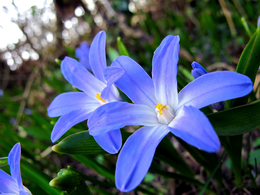
%> input picture Images/flower.png, 260 x 195 px, shrunk from 1024 x 768 before the run
$ octave Test.m   (GNU Octave 9; MATLAB toolbox functions it lacks are replaced by stand-ins)
%> lines starting %> are read from the running program, lines starting %| are printed output that depends on the picture
%> further down, Img is the input picture: size 195x260x3 uint8; mean R, G, B 79.6, 93, 110.5
### BLF_LS.m
%   Distribution code Version 1.0 -- 08/01/2020 by Wei Liu Copyright 2020
%
%   The code is created based on the method described in the following paper
%   [1] "Embedding bilateral filter in least squares for efficient edge-preserving image smoothing."
%        by Wei Liu, Pingping Zhang, Xiaogang Chen, Chunhua Shen, Xiaolin Huang, Jie Yang,
%        IEEE Transactions on Circuits and Systems for Video Technology (2018).
%
%   The code and the algorithm are for non-comercial use only.


%  ---------------------- Input------------------------
%  Img:            input image, can be gray image or RGB color image
%  Guide:        Guidance image
%  sigma_s:     spatial kernel bandwidth
%  sigma_r:      range kernel bandwidth

%  ---------------------- Output------------------------
%  S:             smoothed image

function S = BLF_LS(Img, Guide, sigma_s, sigma_r)
%> called with sigma_s = 12, sigma_r = 0.04

% The input image and the guidance image need to be normalized into [0, 1]
if max(Img(:)) > 1 || max(Guide(:)) > 1
    error("Input image should be normalized into [0, 1]")
end

if size(Img) ~= size(Guide)
    error("Input image should be of the same size as guidance image\n")
end

% image channel number
[row, col, cha] = size(Img);
%> row = 195; col = 260; cha = 3

% The parameter in Eq. (7)
lambda = 1024;

% Gradients
h_Img = [diff(Img,1,2), Img(:,1,:) - Img(:,end,:)];
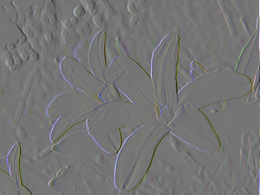
%> h_Img: size 195x260x3 double; mean R, G, B 1.05e-19, 1.69e-19, 9.42e-20; drawn with min black and max white
v_Img = [diff(Img,1,1); Img(1,:,:) - Img(end,:,:)];
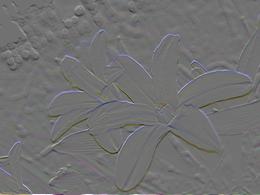
%> v_Img: size 195x260x3 double; mean R, G, B -3.88e-17, -1.26e-17, -6.02e-18; drawn with min black and max white

h_Guide = [diff(Guide,1,2), Guide(:,1,:) - Guide(:,end,:)];
v_Guide = [diff(Guide,1,1); Guide(1,:,:) - Guide(end,:,:)];

%  Normalize the guidance gradients into [0, 1]
h_Guide = h_Guide / 2 + 0.5;
v_Guide = v_Guide / 2 + 0.5;


% Gradients of the output image
h_S = zeros(row, col, cha);
v_S = zeros(row, col, cha);

% smooth the input gradients guided by the guidance gradients
for k = 1: cha
    g_h = h_Guide(:, :, k);
    h_S(:, :, k) = bilateralFilter(h_Img(:, :, k), g_h, min(g_h(:)), max(g_h(:)), sigma_s, sigma_r);

    g_v = v_Guide(:, :, k);
    v_S(:, :, k) = bilateralFilter(v_Img(:, :, k), g_v, min(g_v(:)), max(g_v(:)), sigma_s, sigma_r);
end
%> this loop made 3 passes
%> pass 1, in BLF_LS, `g_h = h_Guide(:, :, k);`:
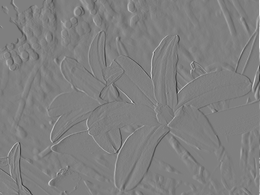
%> g_h: size 195x260 double; min 0.222, max 0.984, mean 0.5
%> pass 1, in bilateralFilter, `dz = round( ( edge - edgeMin ) / samplingRange ) + paddingZ + 1;`:
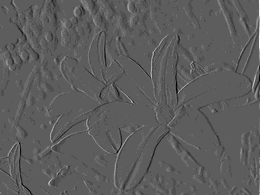
%> dz: size 195x260 double; min 4, max 23, mean 11; drawn with min black and max white

%> the run ends on the next line
S = grad_process(Img, v_S, h_S, lambda);

### bilateralFilter.m
%
% output = bilateralFilter( data, edge, ...
%                          edgeMin, edgeMax, ...
%                          sigmaSpatial, sigmaRange, ...
%                          samplingSpatial, samplingRange )
%
% Bilateral and Cross-Bilateral Filter using the Bilateral Grid.
%
% Bilaterally filters the image 'data' using the edges in the image 'edge'.
% If 'data' == 'edge', then it the standard bilateral filter.
% Otherwise, it is the 'cross' or 'joint' bilateral filter.
% For convenience, you can also pass in [] for 'edge' for the normal
% bilateral filter.
%
% Note that for the cross bilateral filter, data does not need to be
% defined everywhere.  Undefined values can be set to 'NaN'.  However, edge
% *does* need to be defined everywhere.
%
% data and edge should be of the greyscale, double-precision floating point
% matrices of the same size (i.e. they should be [ height x width ])
%
% data is the only required argument
%
% edgeMin and edgeMax specifies the min and max values of 'edge' (or 'data'
% for the normal bilateral filter) and is useful when the input is in a
% range that's not between 0 and 1.  For instance, if you are filtering the
% L channel of an image that ranges between 0 and 100, set edgeMin to 0 and
% edgeMax to 100.
%
% edgeMin defaults to min( edge( : ) ) and edgeMax defaults to max( edge( : ) ).
% This is probably *not* what you want, since the input may not span the
% entire range.
%
% sigmaSpatial and sigmaRange specifies the standard deviation of the space
% and range gaussians, respectively.
% sigmaSpatial defaults to min( width, height ) / 16
% sigmaRange defaults to ( edgeMax - edgeMin ) / 10.
%
% samplingSpatial and samplingRange specifies the amount of downsampling
% used for the approximation.  Higher values use less memory but are also
% less accurate.  The default and recommended values are:
%
% samplingSpatial = sigmaSpatial
% samplingRange = sigmaRange
%

function output = bilateralFilter( data, edge, edgeMin, edgeMax, sigmaSpatial, sigmaRange, ...
    samplingSpatial, samplingRange )

if( ndims( data ) > 2 ),
    error( 'data must be a greyscale image with size [ height, width ]' );
end

if( ~isa( data, 'double' ) ),
    error( 'data must be of class "double"' );
end

if ~exist( 'edge', 'var' ),
    edge = data;
elseif isempty( edge ),
    edge = data;
end

if( ndims( edge ) > 2 ),
    error( 'edge must be a greyscale image with size [ height, width ]' );
end

if( ~isa( edge, 'double' ) ),
    error( 'edge must be of class "double"' );
end

inputHeight = size( data, 1 );
inputWidth = size( data, 2 );

if ~exist( 'edgeMin', 'var' ),
    edgeMin = min( edge( : ) );
    warning( 'edgeMin not set!  Defaulting to: %f\n', edgeMin );
end

if ~exist( 'edgeMax', 'var' ),
    edgeMax = max( edge( : ) );
    warning( 'edgeMax not set!  Defaulting to: %f\n', edgeMax );
end

edgeDelta = edgeMax - edgeMin;

if ~exist( 'sigmaSpatial', 'var' ),
    sigmaSpatial = min( inputWidth, inputHeight ) / 16;
    fprintf( 'Using default sigmaSpatial of: %f\n', sigmaSpatial );
end

if ~exist( 'sigmaRange', 'var' ),
    sigmaRange = 0.1 * edgeDelta;
    fprintf( 'Using default sigmaRange of: %f\n', sigmaRange );
end

if ~exist( 'samplingSpatial', 'var' ),
    samplingSpatial = sigmaSpatial;
end

if ~exist( 'samplingRange', 'var' ),
    samplingRange = sigmaRange;
end

if size( data ) ~= size( edge ),
    error( 'data and edge must be of the same size' );
end

% parameters
derivedSigmaSpatial = sigmaSpatial / samplingSpatial;
derivedSigmaRange = sigmaRange / samplingRange;

paddingXY = floor( 2 * derivedSigmaSpatial ) + 1;
paddingZ = floor( 2 * derivedSigmaRange ) + 1;

% allocate 3D grid
downsampledWidth = floor( ( inputWidth - 1 ) / samplingSpatial ) + 1 + 2 * paddingXY;
downsampledHeight = floor( ( inputHeight - 1 ) / samplingSpatial ) + 1 + 2 * paddingXY;
downsampledDepth = floor( edgeDelta / samplingRange ) + 1 + 2 * paddingZ;

gridData = zeros( downsampledHeight, downsampledWidth, downsampledDepth );
gridWeights = zeros( downsampledHeight, downsampledWidth, downsampledDepth );

% compute downsampled indices
[ jj, ii ] = meshgrid( 0 : inputWidth - 1, 0 : inputHeight - 1 );

% ii =
% 0 0 0 0 0
% 1 1 1 1 1
% 2 2 2 2 2

% jj =
% 0 1 2 3 4
% 0 1 2 3 4
% 0 1 2 3 4

% so when iterating over ii( k ), jj( k )
% get: ( 0, 0 ), ( 1, 0 ), ( 2, 0 ), ... (down columns first)

di = round( ii / samplingSpatial ) + paddingXY + 1;
dj = round( jj / samplingSpatial ) + paddingXY + 1;
dz = round( ( edge - edgeMin ) / samplingRange ) + paddingZ + 1;

% perform scatter (there's probably a faster way than this)
% normally would do downsampledWeights( di, dj, dk ) = 1, but we have to
% perform a summation to do box downsampling
for k = 1 : numel( dz ),

    dataZ = data( k ); % traverses the image column wise, same as di( k )
    if ~isnan( dataZ  ),

        dik = di( k );
        djk = dj( k );
        dzk = dz( k );

        gridData( dik, djk, dzk ) = gridData( dik, djk, dzk ) + dataZ;
        gridWeights( dik, djk, dzk ) = gridWeights( dik, djk, dzk ) + 1;

    end
end

% make gaussian kernel
kernelWidth = 2 * derivedSigmaSpatial + 1;
kernelHeight = kernelWidth;
kernelDepth = 2 * derivedSigmaRange + 1;

halfKernelWidth = floor( kernelWidth / 2 );
halfKernelHeight = floor( kernelHeight / 2 );
halfKernelDepth = floor( kernelDepth / 2 );

[gridX, gridY, gridZ] = meshgrid( 0 : kernelWidth - 1, 0 : kernelHeight - 1, 0 : kernelDepth - 1 );
gridX = gridX - halfKernelWidth;
gridY = gridY - halfKernelHeight;
gridZ = gridZ - halfKernelDepth;
gridRSquared = ( gridX .* gridX + gridY .* gridY ) / ( derivedSigmaSpatial * derivedSigmaSpatial ) + ( gridZ .* gridZ ) / ( derivedSigmaRange * derivedSigmaRange );
kernel = exp( -0.5 * gridRSquared );

% convolve
blurredGridData = convn( gridData, kernel, 'same' );
blurredGridWeights = convn( gridWeights, kernel, 'same' );

% divide
blurredGridWeights( blurredGridWeights == 0 ) = -2; % avoid divide by 0, won't read there anyway
normalizedBlurredGrid = blurredGridData ./ blurredGridWeights;
normalizedBlurredGrid( blurredGridWeights < -1 ) = 0; % put 0s where it's undefined

% for debugging
% blurredGridWeights( blurredGridWeights < -1 ) = 0; % put zeros back

% upsample
[ jj, ii ] = meshgrid( 0 : inputWidth - 1, 0 : inputHeight - 1 ); % meshgrid does x, then y, so output arguments need to be reversed
% no rounding
di = ( ii / samplingSpatial ) + paddingXY + 1;
dj = ( jj / samplingSpatial ) + paddingXY + 1;
dz = ( edge - edgeMin ) / samplingRange + paddingZ + 1;

% interpn takes rows, then cols, etc
% i.e. size(v,1), then size(v,2), ...
output = interpn( normalizedBlurredGrid, di, dj, dz );
a = interpn(blurredGridWeights,di,dj,dz);

% correction for outliers (January 10, 2013, Qiong Yan)
mask = isnan(output);
output(mask) = data(mask);

### Test.m
%% image detail enhancement
sigma_s = 12;
sigma_r = 0.04;

Img = imread("./Images/flower.png");
Img = im2double(Img);  % Image should be normalized into [0, 1]

S = BLF_LS(Img, Img, sigma_s, sigma_r);
